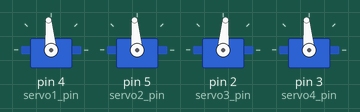
Bench run of a sketch on a simulated Arduino Uno, built with avr-gcc and run on an emulated ATmega328P. Parts: 4 × servo.

Above: at 0.05 s.
At 0.55 s:
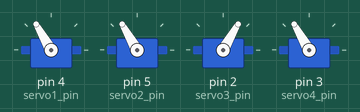
At 0.85 s:
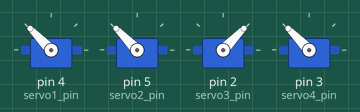
At 1.65 s:
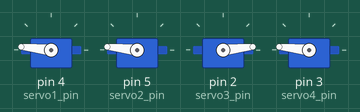
At 2.45 s:
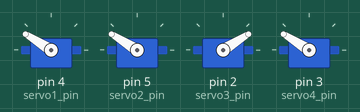
At 3.25 s:
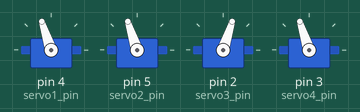
Timing chart, 0 to 8.2 s (numbered marks = the images above):
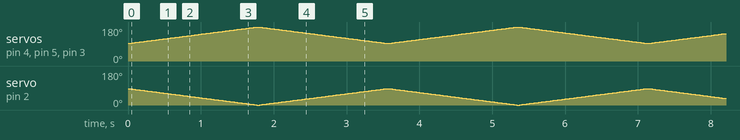

The sketch:

Robot_Arm.ino
```cpp
#include <Servo.h>

Servo servo1;
Servo servo2;
Servo servo3;
Servo servo4;
int servo1_pin= 4; //0 to 120
int servo2_pin=5; //180 to 80
int servo3_pin=2;
int servo4_pin=3;

int max = 180;
int step = 1;
int min = 93;

void setup() {
  servo1.attach(servo1_pin);
  servo2.attach(servo2_pin);
  servo3.attach(servo3_pin);
  servo4.attach(servo4_pin);

}

void loop() {
  alternate();
}

void alternate(){
  for (int i =min; i<=max; i=i+step){
    servo1.write(i);
    servo3.write(max-i);
    servo2.write(i);
    servo4.write(i);
    delay(20);
  }
  for (int i = max; i>=min; i=i-step){
    servo1.write(i);
    servo3.write(max-i);
    servo2.write(i);
    servo4.write(i);
    delay(20);
  }
  }


void serv(int angle, int del){+
  servo1.attach(servo1_pin);
  servo3.attach(servo2_pin);
  servo2.attach(servo3_pin);
  servo4.attach(servo4_pin);
  servo1.write(angle);
  servo3.write(angle);
  servo2.write(angle);
  //servo4.write(angle);
  delay(del);
  servo1.detach();
  servo3.detach();
  servo2.detach();
  servo4.detach();
  delay(del);
}
void interval(int start, int end, int interv, int del){
  for (int i = start; i<end; i = i + interv){
    serv(i, del);
  }
  delay(2000);
  for (int i = end; i>start; i = i - interv){
    serv(i, del);
  }
  delay(2000);

}
```
